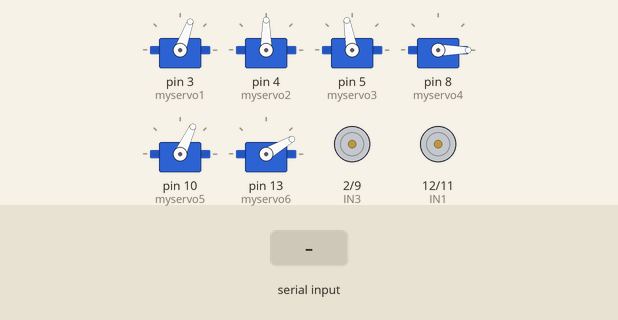
Simulated run of this sketch. Board: Arduino Uno, built for the host (arithmetic inside an expression is 32-bit, double 64-bit). On the bench: 6 × servo, motor-driver pin pairs drawn as motors (green arrow = first pin HIGH = forward, orange = second pin HIGH = backward, longer = more drive). Inputs (shaded band) come from the test bench.

Above: at 1.2 s.
1.3 s: "W\n" received over the second serial link
At 2.5 s:
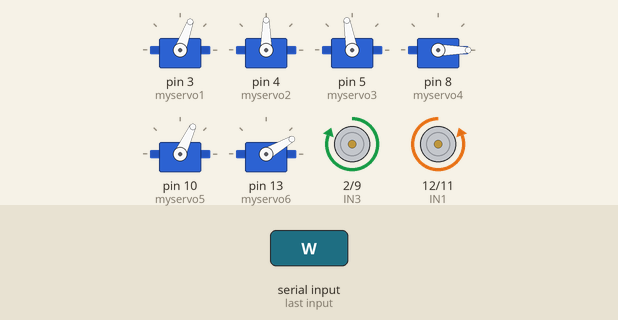
2.8 s: "A\n" received over the second serial link
At 3.8 s:
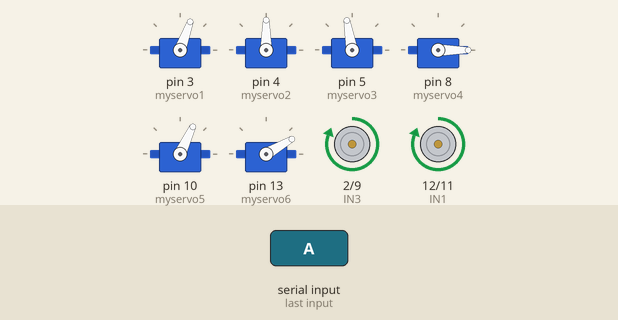
4.3 s: "S\n" received over the second serial link
At 4.9 s:
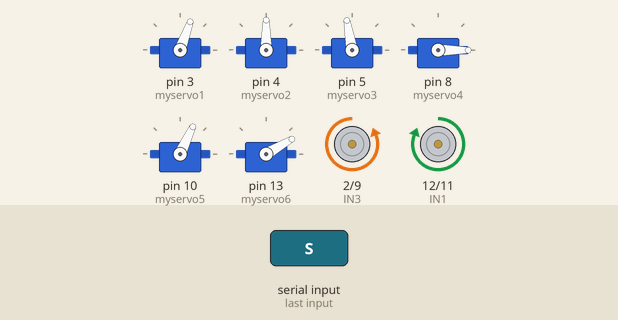
5.8 s: "D\n" received over the second serial link
At 7.0 s:
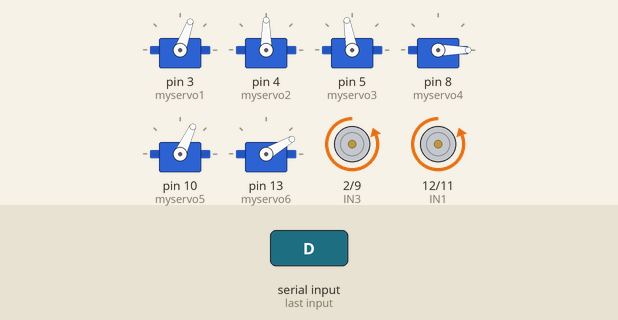
7.3 s: "X\n" received over the second serial link
At 8.4 s:
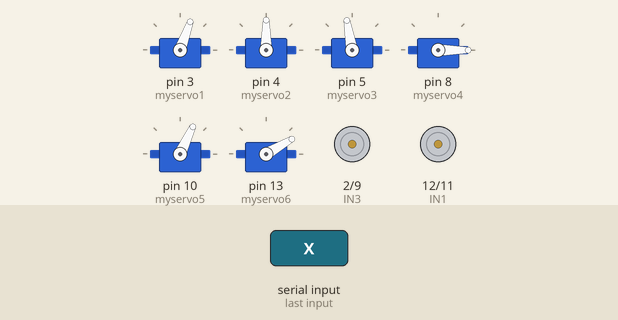
Timing chart, 0 to 9.8 s (numbered marks = the images above; inputs shaded):
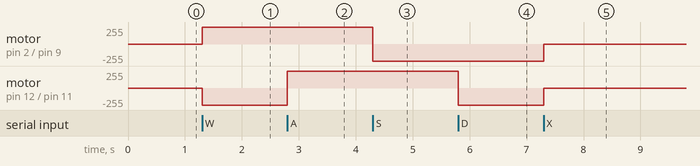

The sketch:

Maverick.ino
```cpp
#include <Servo.h>
#include <SoftwareSerial.h>

const int IN1 = 12;
const int IN2 = 11;
const int IN3 = 2;
const int IN4 = 9;
int BTTx = 7;//7
int BTRx = 6;//6
int val[7] = {0, 70, 90, 100, 0, 65, 30};
int maxi[7] = {0, 180, 110, 180, 180, 130, 50};
int mini[7] = {0, 0, 0, 0, 0, 0, 0};
int nr = 5;

SoftwareSerial BT(7, 6);

Servo myservo1;
Servo myservo2;
Servo myservo3;
Servo myservo4;
Servo myservo5;
Servo myservo6;
void setup()
{

  Serial.begin(9600);
  BT.begin(9600);
  Serial.setTimeout(0);
  BT.setTimeout(0);
  myservo1.attach(3);
  myservo2.attach(4);
  myservo3.attach(5);
  myservo4.attach(8);
  myservo5.attach(10);
  myservo6.attach(13);

  pinMode (IN1, OUTPUT);
  pinMode (IN2, OUTPUT);
  pinMode (IN3, OUTPUT);
  pinMode (IN4, OUTPUT);

  myservo1.write(val[1]);
  myservo2.write(val[2]);
  myservo3.write(val[3]);
  myservo4.write(val[4]);
  myservo5.write(val[5]);
  myservo6.write(val[6]);


}
void Fata() {

  digitalWrite(IN1, LOW);
  digitalWrite(IN2, HIGH);
  digitalWrite(IN3, HIGH);
  digitalWrite(IN4, LOW);

}
void Spate() {

  digitalWrite(IN1, HIGH);
  digitalWrite(IN2, LOW);
  digitalWrite(IN3, LOW);
  digitalWrite(IN4, HIGH);
}

void Stanga() {

  digitalWrite(IN1, HIGH);
  digitalWrite(IN2, LOW);
  digitalWrite(IN3, HIGH);
  digitalWrite(IN4, LOW);

}

void Dreapta() {

  digitalWrite(IN1, LOW);
  digitalWrite(IN2, HIGH);
  digitalWrite(IN3, LOW);
  digitalWrite(IN4, HIGH);
}
void Stop()
{
  digitalWrite(IN1, LOW);
  digitalWrite(IN2, LOW);
  digitalWrite(IN3, LOW);
  digitalWrite(IN4, LOW);
}

void loop()
{

  if (BT.available())
  {
    String value = BT.readString();
    value.trim(); // SCOATE SPATIILE LIBERE

    if (value != NULL && value != " " && value != '\n' ) {

      if ( value == "W")
        Fata();
      else if (value == "A")
        Stanga();
      else if (value == "S")
        Spate();
      else if (value == "D")
        Dreapta();
      else if (value == "X")
        Stop();
      else if (value == "F")
      {
        if (val[1] - nr > mini[1])
        {
          val[1] -= nr;
          myservo1.write(val[1]);

        }
      }
      else if (value == "T")
      {
        if (val[1] - nr < maxi[1])
        {
          val[1] += nr;
          myservo1.write(val[1]);

        }

      }
     else if (value == "G")
      {
        if (val[2] - nr > mini[2])
        {
          val[2] -= nr;
          myservo2.write(val[2]);
        }

      }
      else if (value == "Y")
      {
        if (val[2] - nr < maxi[2])
        {
          val[2] += nr;
          myservo2.write(val[2]);

        }
      }
      else if (value == "H")
      {
        if (val[3] - nr > mini[3])
        {
          val[3] -= nr;
          myservo3.write(val[3]);
        }
      }
      else if (value == "U")
      {
        if (val[3] - nr < maxi[3])
        {
          val[3] += nr;
          myservo3.write(val[3]);

        }
      }
      else if (value == "J")
      {
        if (val[4] - nr > mini[4])
        {
          val[4] -= nr;
          myservo4.write(val[4]);
        }

      }
      else if (value == "I")
      {
        if (val[4] - nr < maxi[4])
        {
          val[4] += nr;
          myservo4.write(val[4]);

        }
      }
      else if (value == "K")
      {
        if (val[5] - nr > mini[5])
        {
          val[5] -= nr;
          myservo5.write(val[5]);
        }

      }
      else if (value == "O")
      {
        if (val[5] - nr < maxi[5])
        {
          val[5] += nr;
          myservo5.write(val[5]);

        }
      }
      else if (value == "L")
      {
        if (val[6] - nr > mini[6])
        {
          val[6] -= nr;
          myservo6.write(val[6]);
        }

      }
      else if (value == "P")
      {
        if (val[6] - nr < maxi[6])
        {
          val[6] += nr;
          myservo6.write(val[6]);

        }
      }


      /*
          de la primul motor la ultimul (de jos in sus) ---
          1. F --- scade  ;;; T --- creste
          2. G --- scade  ;;; Y --- creste
          3. H --- scade  ;;; U --- creste
          4. J --- scade  ;;; I --- creste
          5. K --- scade  ;;; O --- creste
          6. L --- scade  ;;; P --- creste

      */


    }
  }
}
```

Measured:
- after the input at 1.3 s, motor on pin 2 (IN3) / pin 9 (IN4): stopped → forward 255/255 at once; motor on pin 12 (IN1) / pin 11 (IN2): stopped → backward 255/255 at once
- after the input at 2.8 s, motor on pin 12 (IN1) / pin 11 (IN2): backward 255/255 → forward 255/255 at once
- after the input at 4.3 s, motor on pin 2 (IN3) / pin 9 (IN4): forward 255/255 → backward 255/255 at once
- after the input at 5.8 s, motor on pin 12 (IN1) / pin 11 (IN2): forward 255/255 → backward 255/255 at once
- after the input at 7.3 s, motor on pin 2 (IN3) / pin 9 (IN4), motor on pin 12 (IN1) / pin 11 (IN2): backward 255/255 → stopped at once
